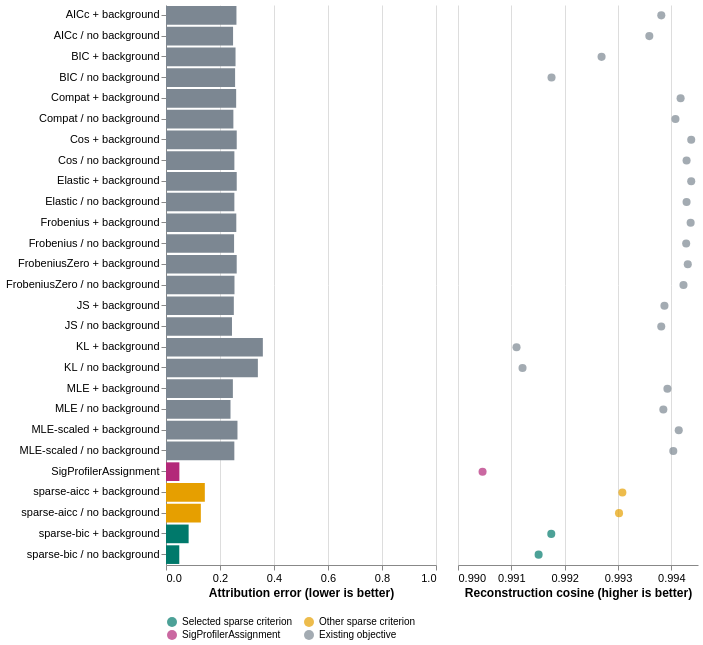

Write the Vega-Lite specification saved for this chart.
### Vega-Lite specification from a JSON file in a GitHub repository (floating-point values rounded to 4 significant figures; data arrays with more than 128 entries replaced by an {"elided": "..."} marker saying what was removed)
{"$schema": "https://vega.github.io/schema/vega-lite/v5.json", "data": {"values": {"elided": "324 records"}}, "params": [{"name": "condition_choice", "value": "clean", "bind": {"input": "select", "options": ["clean", "out_of_reference_20", "uniform_20", "substitution_noise_20"], "name": "Condition: "}}, {"name": "burden_choice", "value": 2000, "bind": {"input": "select", "options": [100, 2000, 50000], "name": "Mutations: "}}], "transform": [{"filter": "datum.condition === condition_choice && datum.burden === burden_choice"}], "config": {"font": "Arial", "view": {"stroke": null}, "legend": {"orient": "bottom", "columns": 2}, "axis": {"labelFontSize": 11, "titleFontSize": 12}}, "hconcat": [{"width": 270, "height": 560, "mark": {"type": "bar"}, "encoding": {"y": {"field": "method_label", "type": "nominal", "sort": {"field": "aggregate_null_tae", "order": "ascending"}, "title": null, "axis": {"labelLimit": 300}}, "x": {"field": "aggregate_null_tae", "type": "quantitative", "title": "Attribution error (lower is better)", "scale": {"domain": [0, 1]}}, "color": {"field": "family", "type": "nominal", "title": null, "scale": {"domain": ["Selected sparse criterion", "Other sparse criterion", "SigProfilerAssignment", "Existing objective"], "range": ["#00796b", "#e69f00", "#b32879", "#7c8792"]}}, "tooltip": [{"field": "aggregate_null_tae", "format": ".4f"}, {"field": "cosine", "format": ".4f"}, {"field": "active_known", "format": ".4f"}, {"field": "precision", "format": ".4f"}, {"field": "recall", "format": ".4f"}, {"field": "null_weight", "format": ".4f"}, {"field": "fallback_used", "format": ".4f"}, {"field": "failed", "format": ".4f"}]}}, {"width": 240, "height": 560, "mark": {"type": "point", "filled": true, "size": 65}, "encoding": {"y": {"field": "method_label", "type": "nominal", "sort": {"field": "aggregate_null_tae", "order": "ascending"}, "title": null, "axis": null}, "x": {"field": "cosine", "type": "quantitative", "title": "Reconstruction cosine (higher is better)", "scale": {"zero": false}}, "color": {"field": "family", "type": "nominal", "title": null, "scale": {"domain": ["Selected sparse criterion", "Other sparse criterion", "SigProfilerAssignment", "Existing objective"], "range": ["#00796b", "#e69f00", "#b32879", "#7c8792"]}}, "tooltip": [{"field": "aggregate_null_tae", "format": ".4f"}, {"field": "cosine", "format": ".4f"}, {"field": "active_known", "format": ".4f"}, {"field": "precision", "format": ".4f"}, {"field": "recall", "format": ".4f"}, {"field": "null_weight", "format": ".4f"}, {"field": "fallback_used", "format": ".4f"}, {"field": "failed", "format": ".4f"}]}}], "resolve": {"scale": {"y": "shared"}}}
